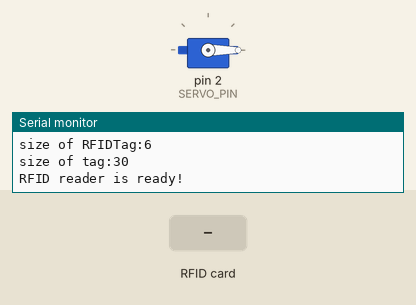
This sketch was run on a simulated Arduino Uno, built with avr-gcc and run on an emulated ATmega328P. Shown: servo, the last lines printed to the serial monitor. The inputs (shaded band) are chosen by the test bench.

Above: at 1.2 s.
1.3 s: RFID card 70 B4 91 70 held to the reader
At 1.6 s:
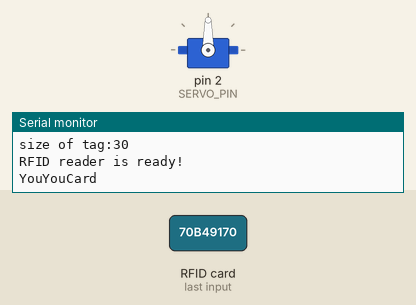
2.8 s: RFID card 13 A8 7F 98 held to the reader
At 3.8 s:
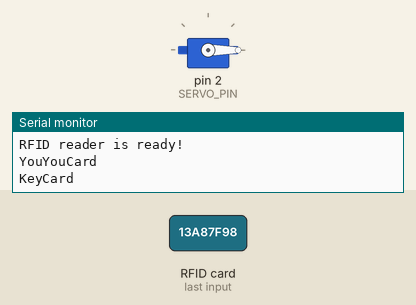
4.3 s: RFID card 2B 0E E0 2B held to the reader
At 4.8 s:
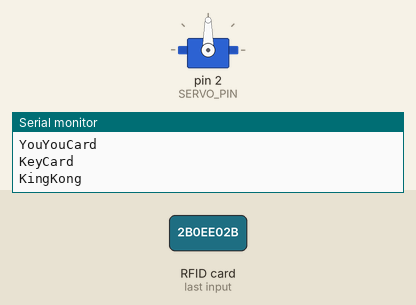
Timing chart, 0 to 7.3 s (numbered marks = the images above; inputs shaded):
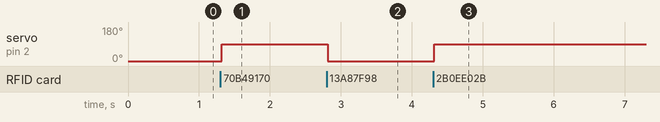

Measured:
- after the input at 1.3 s, servo on pin 2 (SERVO_PIN): 0° → 90° at once
- after the input at 2.8 s, servo on pin 2 (SERVO_PIN): 90° → 0° at once
- after the input at 4.3 s, servo on pin 2 (SERVO_PIN): 0° → 90° at once

The sketch:

ontrol_door_lock_switch__high_frequency_FID_and_servo_motor_.ino
```cpp
#include <SPI.h>
#include <MFRC522.h>     // 引用程式庫
#include <Servo.h>         // 引用伺服馬達程式庫

#define RST_PIN      A0   // 讀卡機的重置腳位
#define SS_PIN       10  // 晶片選擇腳位
#define SERVO_PIN    2   // 伺服馬達的控制訊號接腳

bool lockerSwitch = false;  // 伺服馬達的狀態

Servo servo;    // 宣告伺服馬達物件

struct RFIDTag {   // 定義結構
   byte uid[4];
   char *name;
};

struct RFIDTag tags[] = {  // 初始化結構資料，請自行修改RFID識別碼。
  {{60,209,110,133}, "Arduino"},
  {{0x70,0xB4,0x91,0x70}, "YouYouCard"},
  {{0x13,0xA8,0x7F,0x98}, "KeyCard"},
  {{0x2B,0x0E,0xE0,0x2B}, "KingKong"},
  {{0x45,0x99,0x22,0x77}, "Panda"}
};

byte totalTags = sizeof(tags) / sizeof(RFIDTag);  // 計算結構資料筆數，結果為3。

MFRC522 mfrc522(SS_PIN, RST_PIN);  // 建立MFRC522物件

// 開鎖或關鎖
void locker(bool toggle) {
  if (toggle) {
      servo.write(90);  // 開鎖
  } else {
      servo.write(0);   // 關鎖
  }
  delay(15);    // 等伺服馬達轉到定位
}

void setup() {
  Serial.begin(9600);
  Serial.println();
  Serial.print("size of RFIDTag:");
  Serial.println(sizeof(RFIDTag));
  Serial.print("size of tag:");
  Serial.println(sizeof(tags));
  Serial.println("RFID reader is ready!");

  SPI.begin();
  mfrc522.PCD_Init();       // 初始化MFRC522讀卡機模組
  servo.attach(SERVO_PIN);  // 將伺服馬達物件附加在數位2腳
  locker(lockerSwitch);
}

void loop() {
    // 確認是否有新卡片
    if (mfrc522.PICC_IsNewCardPresent() && mfrc522.PICC_ReadCardSerial()) {
      byte *id = mfrc522.uid.uidByte;   // 取得卡片的UID
      byte idSize = mfrc522.uid.size;   // 取得UID的長度
      bool foundTag = false;    // 是否找到紀錄中的標籤，預設為「否」。

      for (byte i=0; i<totalTags; i++) {
        if (memcmp(tags[i].uid, id, idSize) == 0) {  // 比對陣列資料值
          Serial.println(tags[i].name);  // 顯示標籤的名稱
          foundTag = true;  // 設定成「找到標籤了！」

          lockerSwitch = !lockerSwitch;  // 切換鎖的狀態
          locker(lockerSwitch);          // 開鎖或關鎖
          break;  // 退出for迴圈
        }
      }

      if (!foundTag) {  // 若掃描到紀錄之外的標籤，則顯示"Wrong card!"。
        Serial.println("Wrong card!");

        // 如果鎖是開啟狀態，則關閉它。
        if (lockerSwitch) {
          lockerSwitch = false;
          locker(lockerSwitch);
        }
      }

      mfrc522.PICC_HaltA();  // 讓卡片進入停止模式
    }
}
```
